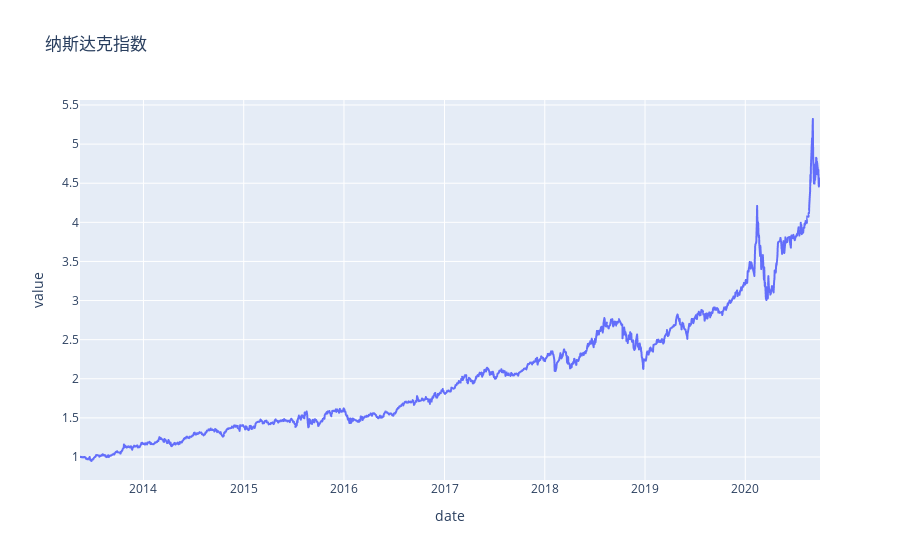

This figure's notebook cell:
### Markdown cell above
纳斯达克指数

### Code cell
asset = 'jqdata.513100_XSHG|1d'

# baseline    
s0 = trdb2py.trading2_pb2.Strategy(
    name="normal",
    asset=trdb2py.str2asset(asset),         
)
        
buy0 = trdb2py.trading2_pb2.CtrlCondition(
    name='buyandhold',
)

paramsbuy = trdb2py.trading2_pb2.BuyParams(
    perHandMoney=1,
)

paramsinit = trdb2py.trading2_pb2.InitParams(
    money=10000,
)

s0.buy.extend([buy0])
s0.paramsBuy.CopyFrom(paramsbuy)
s0.paramsInit.CopyFrom(paramsinit)        
p0 = trdb2py.trading2_pb2.SimTradingParams(
    assets=[trdb2py.str2asset(asset)],
    startTs=tsStart,
    endTs=tsEnd,
    strategies=[s0],
    title='纳斯达克指数',
)  

pnlBaseline = trdb2py.simTrading(trdb2cfg, p0)
trdb2py.showPNL(pnlBaseline, toImg=isStaticImg, width=width, height=height)

### Figure 1 — Plotly figure (JSON) as saved in the notebook; plotly's stock layout.template omitted (floating-point values rounded to 4 significant figures; data arrays with more than 128 entries replaced by an {"elided": "..."} marker saying what was removed)
{"data": [{"hovertemplate": "date=%{x}<br>value=%{y}<extra></extra>", "legendgroup": "", "line": {"color": "#636efa", "dash": "solid"}, "mode": "lines", "name": "", "showlegend": false, "type": "scattergl", "x": {"elided": "1801 str values"}, "xaxis": "x", "y": {"elided": "1801 float values"}, "yaxis": "y"}], "layout": {"legend": {"tracegroupgap": 0}, "title": {"text": "纳斯达克指数"}, "xaxis": {"anchor": "y", "domain": [0, 1], "title": {"text": "date"}}, "yaxis": {"anchor": "x", "domain": [0, 1], "title": {"text": "value"}}}}
